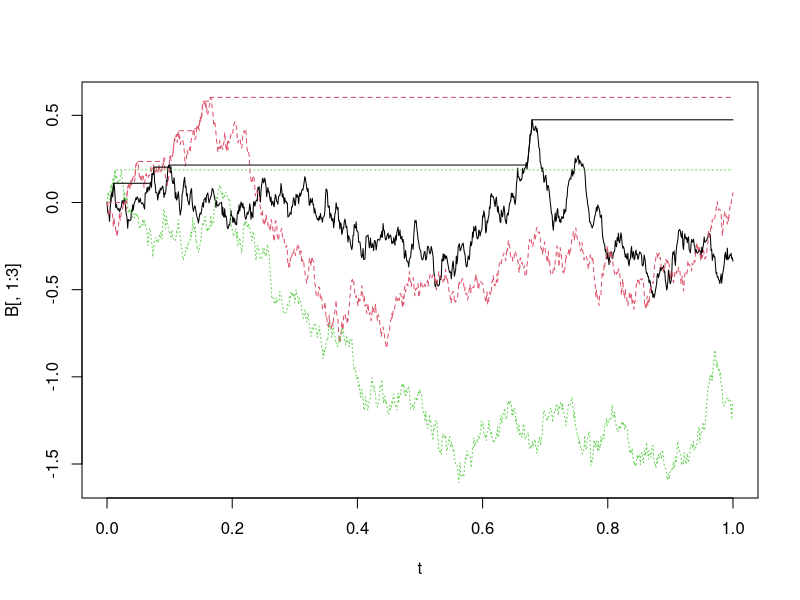
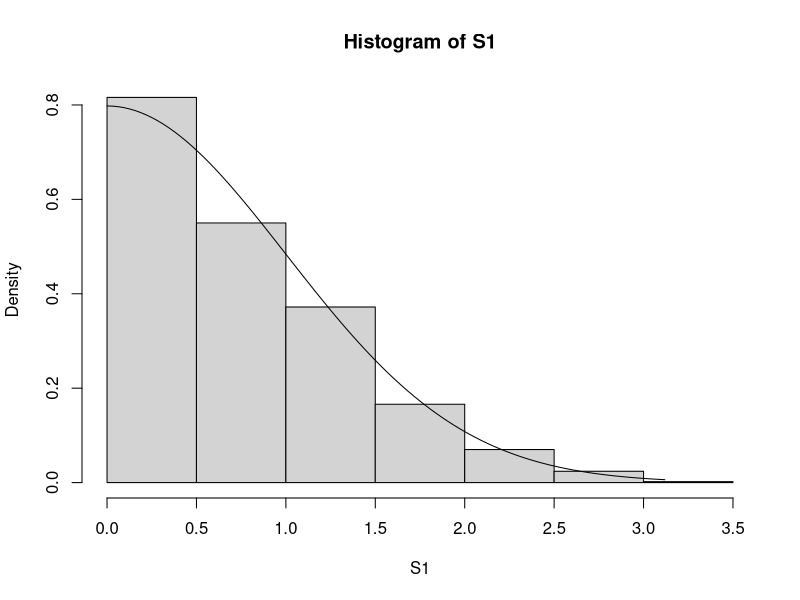
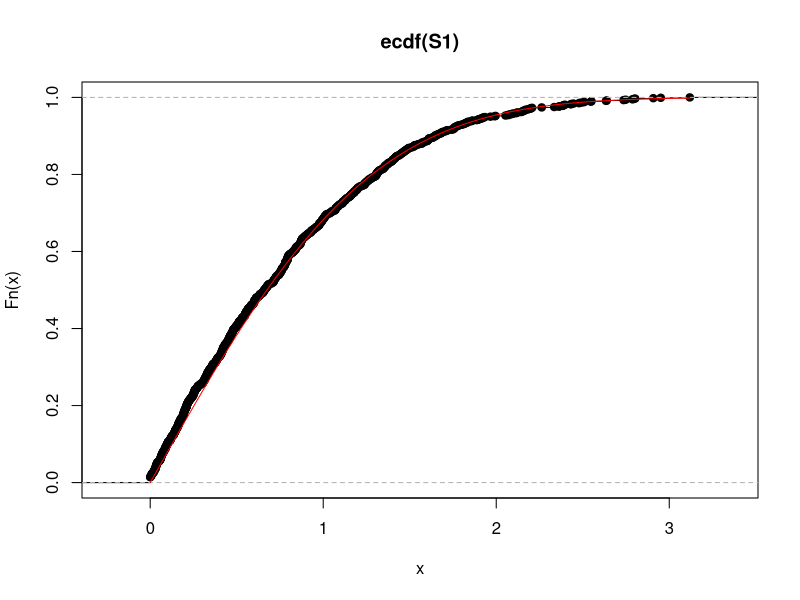
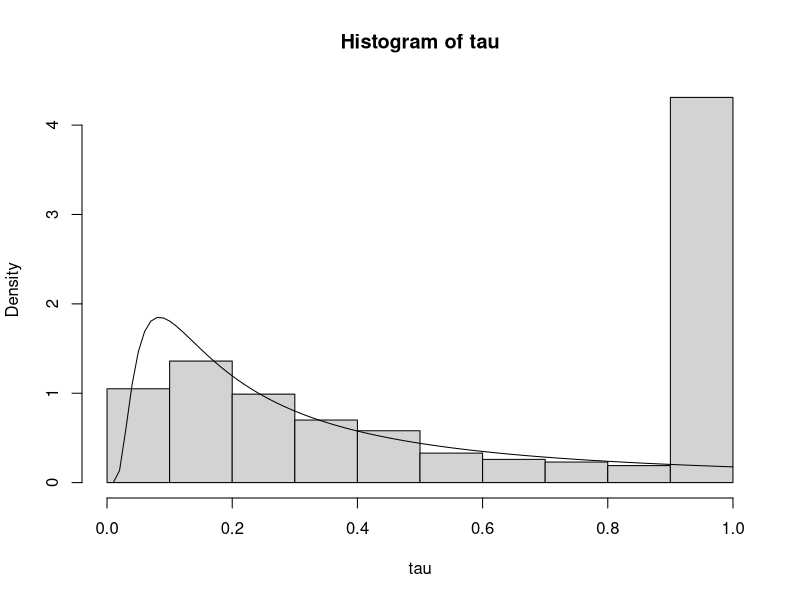
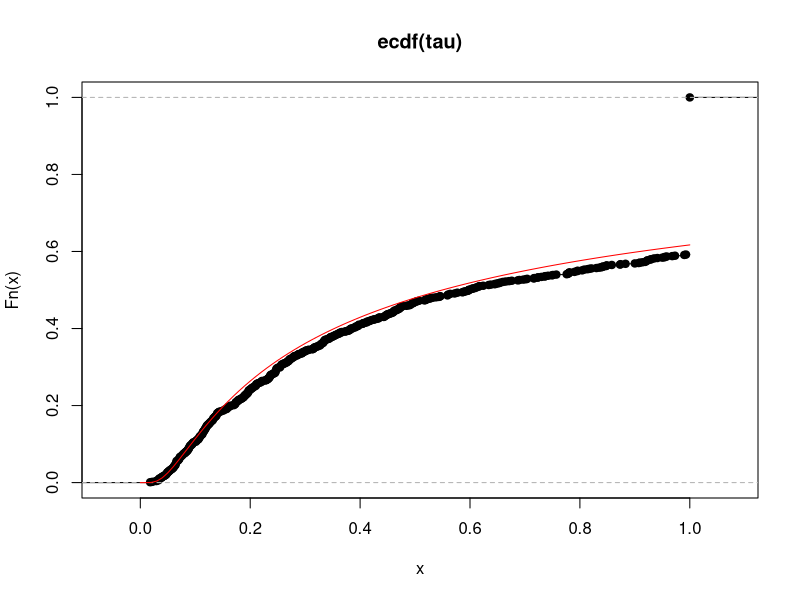
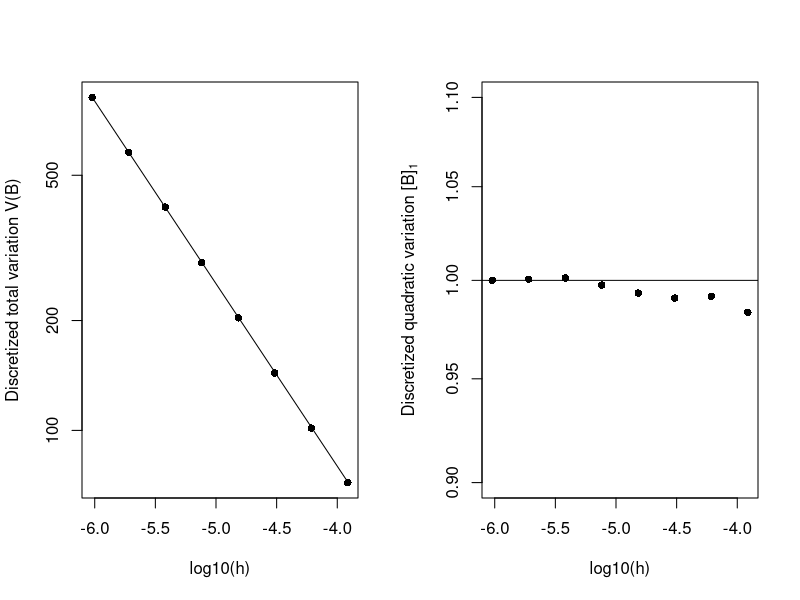

These charts were generated, in order, by the following R code:
## -----------------------------------------------------------------------------
  rBM <- function(t) cumsum(rnorm(length(t),mean=0,sd=sqrt(diff(c(0,t)))))

  t <- c(0,0.5,1.5,2)
  N <- 1000
  
  B <- sapply(1:N,function(i)rBM(t))
  print(apply(B,1,mean))
  print(var(t(B)))


## -----------------------------------------------------------------------------
N <- 1000
t <- seq(0,1,0.001)
B <- sapply(1:N,function(i)rBM(t))
S <- apply(B,2,cummax)
S1 <- apply(B,2,max)
matplot(t,B[,1:3],type="l")
matplot(t,S[,1:3],type="l",add=TRUE)


## -----------------------------------------------------------------------------
hist(S1,freq=FALSE)
Spdf <- function(x) 2*dnorm(x)
plot(Spdf,add=TRUE,from=0,to=max(S1))


## -----------------------------------------------------------------------------
plot(ecdf(S1))
Scdf <- function(x) 2*pnorm(x)-1
plot(Scdf,add=TRUE,from=0,to=max(S1),col="red")


## -----------------------------------------------------------------------------
  s <- 0.5
  tau <- apply(S,2,function(x)t[sum(x<s)])
  hist(tau,freq=FALSE)
  taucdf <- function(t)2-2*pnorm(s/sqrt(t))
  taupdf <- function(t)dnorm(s/sqrt(t))*s*t^(-3/2)
  curve(taupdf,add=TRUE,from=0,to=max(tau))


## -----------------------------------------------------------------------------
plot(ecdf(tau))
curve(taucdf,from=0,to=max(tau),add=TRUE,col="red")


## -----------------------------------------------------------------------------
T <- 1

N <- 2^20
h <- T/N

Ndouble <- 8

B <- rBM(seq(0,T,h))
dB <- diff(B)

var <- array(0,c(Ndouble,2))

for(i in 1:Ndouble)
    {
        var[i,1] <- sum(abs(dB))
        var[i,2] <- sum(dB^2)
        dB <- apply(array(dB,c(2,length(dB)/2)),2,sum)
    }

hs <- h*2^(1:Ndouble)/2

par(mfrow=c(1,2))
plot(log10(hs),var[,1],xlab='log10(h)',ylab="Discretized total variation V(B)",pch=16,log="y")
lines(log10(hs),sqrt(2/pi/hs))
plot(log10(hs),var[,2],xlab='log10(h)',ylab=expression("Discretized quadratic variation [B]"[1]),ylim=c(0.9,1.1),pch=16,log="y")
abline(h=1)
